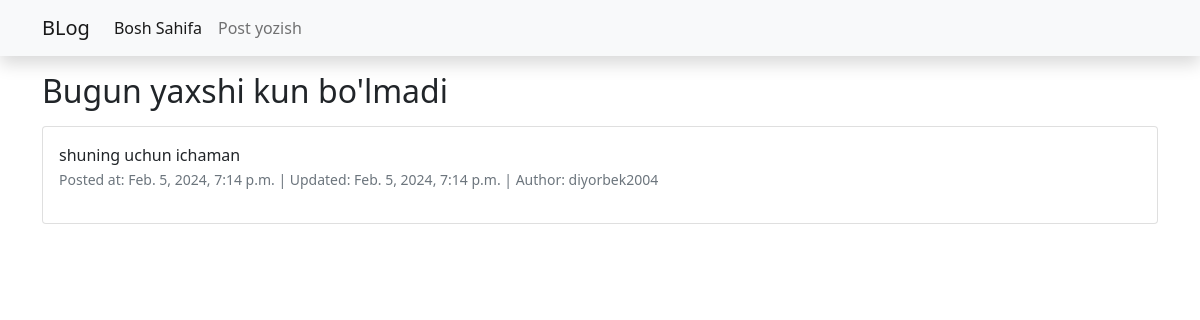
The app's page /11/ with its own data.
### posts/models.py (models this page shows, shortened)
class Post(models.Model):
    auther = models.ForeignKey(User, on_delete=models.CASCADE)
    title = models.CharField(max_length=123)
    body = models.TextField()
    created = models.DateTimeField(auto_now_add=True)
    updated = models.DateTimeField(auto_now=True)
    class Meta:
        ordering = ["-id"]

### posts/views.py (the view)
# urls.py: path("<int:pk>/", PostDetailView.as_view(), name="detail"),
class PostDetailView(generic.DetailView):
    model = Post
    template_name = "detail.html"
    context_object_name = "post"

### templates/detail.html (shortened to what this page needs)
{% extends "base.html" %}
{% block content %}
    <h2 class="mt-3" >{{post.title}}</h2>
    <div class="card mt-3 ">
        <div class="card-body">
            {{post.body}}
            <p> <small class="text-muted" > Posted at: {{post.created}} | Updated: {{post.updated}} | Author: {{post.auther}} </small> </p>
      </div>
    </div>
{% endblock %}

### records on screen
Post: title "Bugun yaxshi kun bo'lmadi", body "shuning uchun ichaman", created "Feb. 5, 2024, 7:14 p.m.", updated "Feb. 5, 2024, 7:14 p.m.", auther "diyorbek2004"
